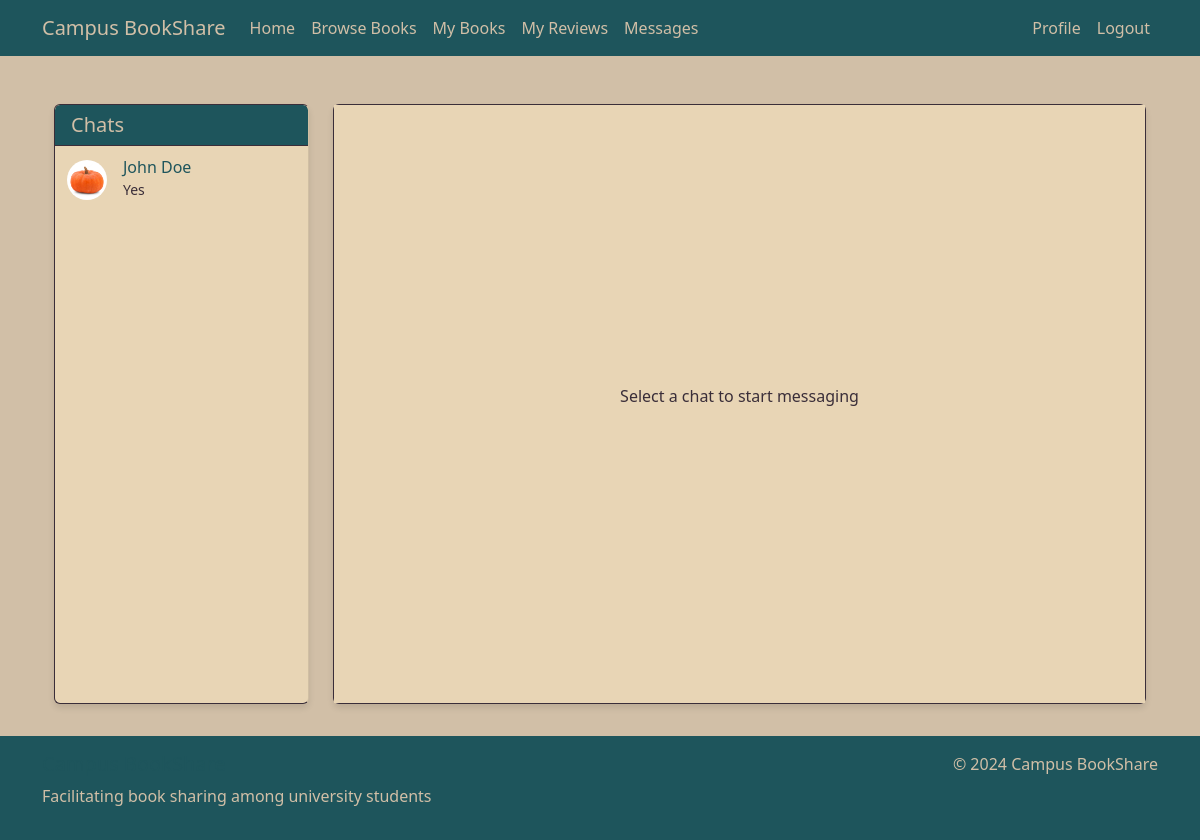
The page /messages?message_id=11 (signed in) on the database as committed earlier.
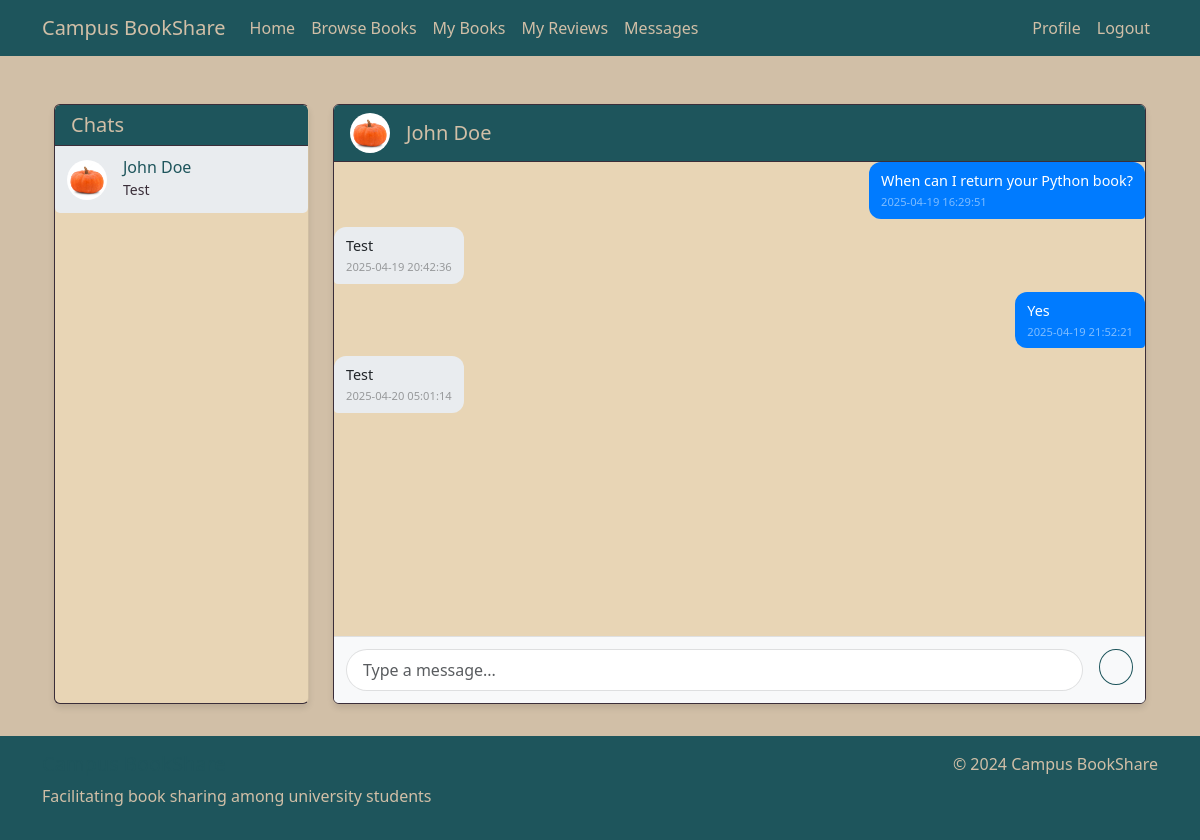
The same page on the database as committed later.
### tables this page shows
CREATE TABLE Users (
        user_id INTEGER PRIMARY KEY AUTOINCREMENT,
        name TEXT NOT NULL,
        email TEXT NOT NULL UNIQUE,
        password TEXT NOT NULL,
        profile_image TEXT,
        location TEXT
    );

CREATE TABLE Messages (
        message_id INTEGER PRIMARY KEY AUTOINCREMENT,
        sender_id INTEGER,
        receiver_id INTEGER,
        content TEXT NOT NULL,
        timestamp TEXT NOT NULL,
        FOREIGN KEY (sender_id) REFERENCES Users(user_id),
        FOREIGN KEY (receiver_id) REFERENCES Users(user_id)
    );

### app.py (the view)
@app.route('/messages')
@login_required
def messages():
    conn = get_db_connection()
    chats = conn.execute('''
        SELECT DISTINCT u.user_id, u.name, u.profile_image,
               (SELECT m.message_id
                FROM Messages m
                WHERE (m.sender_id = ? AND m.receiver_id = u.user_id)
                   OR (m.sender_id = u.user_id AND m.receiver_id = ?)
                ORDER BY m.timestamp DESC
                LIMIT 1) as last_message_id,
               (SELECT m.content
                FROM Messages m
                WHERE (m.sender_id = ? AND m.receiver_id = u.user_id)
                   OR (m.sender_id = u.user_id AND m.receiver_id = ?)
                ORDER BY m.timestamp DESC
                LIMIT 1) as last_message_preview
        FROM Messages m
        JOIN Users u ON (m.sender_id = u.user_id AND m.receiver_id = ?)
                    OR (m.sender_id = ? AND m.receiver_id = u.user_id)
        WHERE u.user_id != ?
        GROUP BY u.user_id
        ORDER BY last_message_id DESC
    ''', (session['user_id'], session['user_id'],
          session['user_id'], session['user_id'],
          session['user_id'], session['user_id'],
          session['user_id'])).fetchall()
    current_chat_user = None
    chat_messages = []
    message_id = request.args.get('message_id', type=int)
    user_id = request.args.get('user_id', type=int)
    if user_id:
        current_chat_user = conn.execute('''
            SELECT user_id, name, profile_image
            FROM Users
            WHERE user_id = ?
        ''', (user_id,)).fetchone()
        if current_chat_user:
            chat_messages = conn.execute('''
                SELECT m.*,
                       sender.name as sender_name, sender.profile_image as sender_image,
                       receiver.name as receiver_name, receiver.profile_image as receiver_image
                FROM Messages m
                JOIN Users sender ON m.sender_id = sender.user_id
                JOIN Users receiver ON m.receiver_id = receiver.user_id
                WHERE (m.sender_id = ? AND m.receiver_id = ?)
                   OR (m.sender_id = ? AND m.receiver_id = ?)
                ORDER BY m.timestamp ASC
            ''', (session['user_id'], user_id, user_id, session['user_id'])).fetchall()
    elif message_id:
        message = conn.execute('''
            SELECT sender_id, receiver_id
            FROM Messages
            WHERE message_id = ? AND (sender_id = ? OR receiver_id = ?)
        ''', (message_id, session['user_id'], session['user_id'])).fetchone()
        if message:
            other_user_id = message['sender_id'] if message['sender_id'] != session['user_id'] else message['receiver_id']
            current_chat_user = conn.execute('''
                SELECT user_id, name, profile_image
                FROM Users
                WHERE user_id = ?
            ''', (other_user_id,)).fetchone()
            if current_chat_user:
                chat_messages = conn.execute('''
                    SELECT m.*,
                           sender.name as sender_name, sender.profile_image as sender_image,
                           receiver.name as receiver_name, receiver.profile_image as receiver_image
                    FROM Messages m
                    JOIN Users sender ON m.sender_id = sender.user_id
                    JOIN Users receiver ON m.receiver_id = receiver.user_id
                    WHERE (m.sender_id = ? AND m.receiver_id = ?)
                       OR (m.sender_id = ? AND m.receiver_id = ?)
                    ORDER BY m.timestamp ASC
                ''', (session['user_id'], other_user_id, other_user_id, session['user_id'])).fetchall()
    conn.close()
    return render_template('messages.html',
                         chats=chats,
                         current_chat_user=current_chat_user,
                         chat_messages=chat_messages)

### app.py (called while the page is built)
def get_db_connection():
    conn = sqlite3.connect('database.db')
    conn.row_factory = sqlite3.Row
    return conn

def login_required(f):
    @wraps(f)
    def decorated_function(*args, **kwargs):
        if 'user_id' not in session:
            flash('Please log in to access this page.', 'warning')
            return redirect(url_for('login'))
        return f(*args, **kwargs) # Returns original function if logged in
    return decorated_function

### templates/messages.html (shortened to what this page needs)
{% extends "base.html" %}
{% block content %}
<div class="container messages-container">
    <div class="row h-100">
        <div class="col-md-3 h-100">
            <div class="card messages-sidebar">
                <div class="card-header">
                    <h5 class="mb-0">Chats</h5>
                </div>
                <div class="list-group list-group-flush">
                    {% for chat in chats %}
                        <a href="{{ url_for('messages', message_id=chat.last_message_id) }}"
                           class="list-group-item list-group-item-action {% if chat.user_id == current_chat_user.user_id %}active{% endif %}">
                            <div class="d-flex align-items-center">
                                <img src="{{ chat.profile_image or url_for('static', filename='images/default-avatar.png') }}"
                                     class="rounded-circle me-3 profile-image-small"
                                     alt="{{ chat.name }}">
                                <div class="flex-grow-1">
                                    <div class="d-flex justify-content-between align-items-center">
                                        <h6 class="mb-0">{{ chat.name }}</h6>
                                    </div>
                                    <small class="text-muted">{{ chat.last_message_preview }}</small>
                                </div>
                            </div>
                        </a>
                    {% endfor %}
                </div>
            </div>
        </div>
        <div class="col-md-9 h-100">
            <div class="card messages-list">
                {% if current_chat_user %}
                    <div class="card-header d-flex justify-content-between align-items-center">
                        <div class="d-flex align-items-center">
                            <img src="{{ current_chat_user.profile_image or url_for('static', filename='images/default-avatar.png') }}"
                                 class="rounded-circle me-3 profile-image-small"
                                 alt="{{ current_chat_user.name }}">
                            <h5 class="mb-0">{{ current_chat_user.name }}</h5>
                        </div>
                    </div>
                    <div class="card-body chat-messages">
                        {% for message in chat_messages %}
                            <div class="message-bubble {% if message.sender_id == session['user_id'] %}sent{% else %}received{% endif %}">
                                <div class="message-content">
                                    {{ message.content }}
                                </div>
                                <small class="message-time">{{ message.timestamp }}</small>
                            </div>
                        {% endfor %}
                    </div>
                    <div class="card-footer">
                        <form action="{{ url_for('send_message') }}" method="POST" class="d-flex">
                            <input type="text" name="content" class="form-control me-2" placeholder="Type a message...">
                            <button type="submit" class="btn btn-outline-primary">
                            </button>
                        </form>
                    </div>
                {% else %}
                    <div class="card-body d-flex align-items-center justify-content-center">
                        <div class="text-center">
                            <p class="text-muted">Select a chat to start messaging</p>
                        </div>
                    </div>
                {% endif %}
            </div>
        </div>
    </div>
</div>
{% endblock %}

Rows that differ between the two databases and show on the page:
shown differently, row unchanged: Users "John Doe": last_message_preview "Yes" → "Test"; name (not shown) → "John Doe"
now on this page (row unchanged): Messages: content "When can I return your Python book?", timestamp "2025-04-19 16:29:51"
now on this page (row unchanged): Messages: content "Test", timestamp "2025-04-19 20:42:36"
now on this page (row unchanged): Messages: content "Yes", timestamp "2025-04-19 21:52:21"
added Messages: content "Test", timestamp "2025-04-20 05:01:14"
Other text that changed with them:
text no longer shown: "Select a chat to start messaging"
